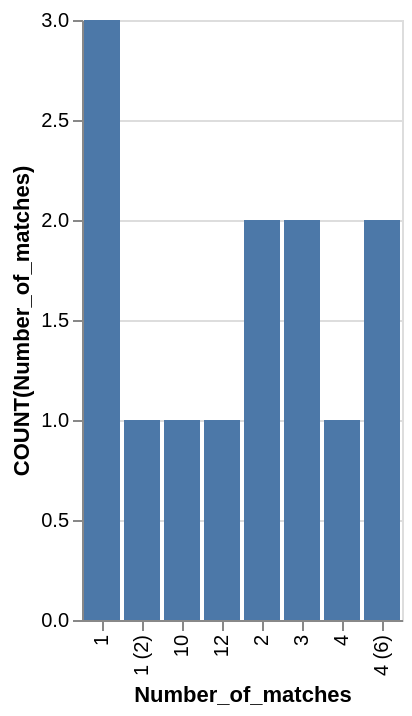

The specification (Vega-Lite) saved for this image:
### Vega-Lite specification from a JSON file in a GitHub repository (floating-point values rounded to 4 significant figures)
{"data": {"values": [{"x_data": "1", "y_data": 3}, {"x_data": "1 (2)", "y_data": 1}, {"x_data": "10", "y_data": 1}, {"x_data": "12", "y_data": 1}, {"x_data": "2", "y_data": 2}, {"x_data": "3", "y_data": 2}, {"x_data": "4", "y_data": 1}, {"x_data": "4 (6)", "y_data": 2}]}, "mark": "bar", "encoding": {"x": {"field": "x_data", "type": "nominal", "title": "Number_of_matches", "sort": "ascending"}, "y": {"field": "y_data", "type": "quantitative", "title": "COUNT(Number_of_matches)"}}}
